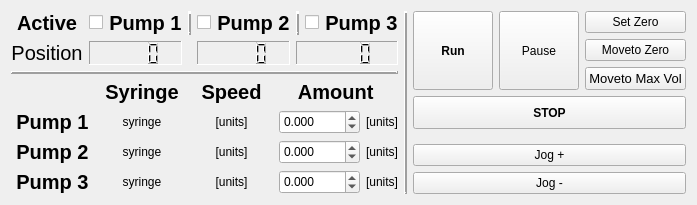
      <widget class="QWidget" name="control">
       <attribute name="title">
        <string>Syringe Control</string>
       </attribute>
       <layout class="QHBoxLayout" name="horizontalLayout_10">
        <item>
         <layout class="QHBoxLayout" name="horizontalLayout_3">
          <item>
           <layout class="QVBoxLayout" name="verticalLayout_9">
            <item>
             <layout class="QGridLayout" name="gridLayout_6">
              <item row="0" column="2">
               <widget class="Line" name="line_4">
                <property name="frameShadow">
                 <enum>QFrame::Raised</enum>
                </property>
                <property name="lineWidth">
                 <number>3</number>
                </property>
                <property name="orientation">
                 <enum>Qt::Vertical</enum>
                </property>
               </widget>
              </item>
              <item row="0" column="3">
               <layout class="QHBoxLayout" name="horizontalLayout_12">
                <item>
                 <widget class="QCheckBox" name="p2_activate_CHECKBOX">
                  <property name="sizePolicy">
                   <sizepolicy hsizetype="Maximum" vsizetype="Fixed">
                    <horstretch>0</horstretch>
                    <verstretch>0</verstretch>
                   </sizepolicy>
                  </property>
                  <property name="text">
                   <string/>
                  </property>
                 </widget>
                </item>
                <item>
                 <widget class="QLabel" name="label_6">
                  <property name="font">
                   <font>
                    <pointsize>15</pointsize>
                    <weight>75</weight>
                    <bold>true</bold>
                   </font>
                  </property>
                  <property name="text">
                   <string>Pump 2</string>
                  </property>
                  <property name="alignment">
                   <set>Qt::AlignCenter</set>
                  </property>
                 </widget>
                </item>
               </layout>
              </item>
              <item row="0" column="1">
               <layout class="QHBoxLayout" name="horizontalLayout_14">
                <item>
                 <widget class="QCheckBox" name="p1_activate_CHECKBOX">
                  <property name="sizePolicy">
                   <sizepolicy hsizetype="Maximum" vsizetype="Fixed">
                    <horstretch>0</horstretch>
                    <verstretch>0</verstretch>
                   </sizepolicy>
                  </property>
                  <property name="text">
                   <string/>
                  </property>
                 </widget>
                </item>
                <item>
                 <widget class="QLabel" name="label_8">
                  <property name="font">
                   <font>
                    <pointsize>15</pointsize>
                    <weight>75</weight>
                    <bold>true</bold>
                   </font>
                  </property>
                  <property name="text">
                   <string>Pump 1</string>
                  </property>
                  <property name="alignment">
                   <set>Qt::AlignCenter</set>
                  </property>
                 </widget>
                </item>
               </layout>
              </item>
              <item row="0" column="0">
               <widget class="QLabel" name="label">
                <property name="font">
                 <font>
                  <pointsize>15</pointsize>
                  <weight>75</weight>
                  <bold>true</bold>
                 </font>
                </property>
                <property name="text">
                 <string>Active</string>
                </property>
                <property name="alignment">
                 <set>Qt::AlignCenter</set>
                </property>
               </widget>
              </item>
              <item row="1" column="3">
               <widget class="QLCDNumber" name="p2_absolute_DISP">
                <property name="sizePolicy">
                 <sizepolicy hsizetype="Preferred" vsizetype="Preferred">
                  <horstretch>0</horstretch>
                  <verstretch>0</verstretch>
                 </sizepolicy>
                </property>
                <property name="frameShape">
                 <enum>QFrame::Panel</enum>
                </property>
                <property name="frameShadow">
                 <enum>QFrame::Sunken</enum>
                </property>
                <property name="digitCount">
                 <number>4</number>
                </property>
               </widget>
              </item>
              <item row="1" column="0">
               <widget class="QLabel" name="label_58">
                <property name="font">
                 <font>
                  <pointsize>15</pointsize>
                 </font>
                </property>
                <property name="text">
                 <string>Position</string>
                </property>
                <property name="alignment">
                 <set>Qt::AlignCenter</set>
                </property>
               </widget>
              </item>
              <item row="1" column="4">
               <widget class="QLCDNumber" name="p3_absolute_DISP">
                <property name="sizePolicy">
                 <sizepolicy hsizetype="Preferred" vsizetype="Preferred">
                  <horstretch>0</horstretch>
                  <verstretch>0</verstretch>
                 </sizepolicy>
                </property>
                <property name="frameShape">
                 <enum>QFrame::Panel</enum>
                </property>
                <property name="frameShadow">
                 <enum>QFrame::Sunken</enum>
                </property>
                <property name="digitCount">
                 <number>4</number>
                </property>
               </widget>
              </item>
              <item row="0" column="4">
               <layout class="QHBoxLayout" name="horizontalLayout_13">
                <item>
                 <widget class="Line" name="line_5">
                  <property name="frameShadow">
                   <enum>QFrame::Raised</enum>
                  </property>
                  <property name="lineWidth">
                   <number>3</number>
                  </property>
                  <property name="orientation">
                   <enum>Qt::Vertical</enum>
                  </property>
                 </widget>
                </item>
                <item>
                 <widget class="QCheckBox" name="p3_activate_CHECKBOX">
                  <property name="sizePolicy">
                   <sizepolicy hsizetype="Maximum" vsizetype="Fixed">
                    <horstretch>0</horstretch>
                    <verstretch>0</verstretch>
                   </sizepolicy>
                  </property>
                  <property name="text">
                   <string/>
                  </property>
                 </widget>
                </item>
                <item>
                 <widget class="QLabel" name="label_25">
                  <property name="font">
                   <font>
                    <pointsize>15</pointsize>
                    <weight>75</weight>
                    <bold>true</bold>
                   </font>
                  </property>
                  <property name="text">
                   <string>Pump 3</string>
                  </property>
                  <property name="alignment">
                   <set>Qt::AlignCenter</set>
                  </property>
                 </widget>
                </item>
               </layout>
              </item>
              <item row="1" column="1">
               <widget class="QLCDNumber" name="p1_absolute_DISP">
                <property name="sizePolicy">
                 <sizepolicy hsizetype="Preferred" vsizetype="Preferred">
                  <horstretch>0</horstretch>
                  <verstretch>0</verstretch>
                 </sizepolicy>
                </property>
                <property name="frameShape">
                 <enum>QFrame::Panel</enum>
                </property>
                <property name="frameShadow">
                 <enum>QFrame::Sunken</enum>
                </property>
                <property name="digitCount">
                 <number>4</number>
                </property>
               </widget>
              </item>
             </layout>
            </item>
            <item>
             <widget class="Line" name="line_3">
              <property name="frameShadow">
               <enum>QFrame::Raised</enum>
              </property>
              <property name="lineWidth">
               <number>2</number>
              </property>
              <property name="orientation">
               <enum>Qt::Horizontal</enum>
              </property>
             </widget>
            </item>
            <item>
             <layout class="QGridLayout" name="gridLayout_3">
              <item row="3" column="3">
               <layout class="QHBoxLayout" name="horizontalLayout_8">
                <item>
                 <layout class="QHBoxLayout" name="horizontalLayout_9">
                  <item>
                   <widget class="QDoubleSpinBox" name="p2_amount_INPUT">
                    <property name="sizePolicy">
                     <sizepolicy hsizetype="Preferred" vsizetype="Preferred">
                      <horstretch>0</horstretch>
                      <verstretch>0</verstretch>
                     </sizepolicy>
                    </property>
                    <property name="decimals">
                     <number>3</number>
                    </property>
                    <property name="minimum">
                     <double>-1000.000000000000000</double>
                    </property>
                    <property name="maximum">
                     <double>1000.000000000000000</double>
                    </property>
                   </widget>
                  </item>
                 </layout>
                </item>
                <item>
                 <widget class="QLabel" name="p2_units_LABEL_2">
                  <property name="text">
                   <string>[units]</string>
                  </property>
                  <property name="alignment">
                   <set>Qt::AlignCenter</set>
                  </property>
                 </widget>
                </item>
               </layout>
              </item>
              <item row="4" column="3">
               <layout class="QHBoxLayout" name="horizontalLayout_15">
                <item>
                 <layout class="QHBoxLayout" name="horizontalLayout_16">
                  <item>
                   <widget class="QDoubleSpinBox" name="p3_amount_INPUT">
                    <property name="sizePolicy">
                     <sizepolicy hsizetype="Preferred" vsizetype="Preferred">
                      <horstretch>0</horstretch>
                      <verstretch>0</verstretch>
                     </sizepolicy>
                    </property>
                    <property name="decimals">
                     <number>3</number>
                    </property>
                    <property name="minimum">
                     <double>-1000.000000000000000</double>
                    </property>
                    <property name="maximum">
                     <double>1000.000000000000000</double>
                    </property>
                   </widget>
                  </item>
                 </layout>
                </item>
                <item>
                 <widget class="QLabel" name="p3_units_LABEL_2">
                  <property name="text">
                   <string>[units]</string>
                  </property>
                  <property name="alignment">
                   <set>Qt::AlignCenter</set>
                  </property>
                 </widget>
                </item>
               </layout>
              </item>
              <item row="2" column="3">
               <layout class="QHBoxLayout" name="horizontalLayout">
                <item>
                 <layout class="QHBoxLayout" name="horizontalLayout_6">
                  <item>
                   <widget class="QDoubleSpinBox" name="p1_amount_INPUT">
                    <property name="sizePolicy">
                     <sizepolicy hsizetype="Preferred" vsizetype="Preferred">
                      <horstretch>0</horstretch>
                      <verstretch>0</verstretch>
                     </sizepolicy>
                    </property>
                    <property name="decimals">
                     <number>3</number>
                    </property>
                    <property name="minimum">
                     <double>-1000.000000000000000</double>
                    </property>
                    <property name="maximum">
                     <double>1000.000000000000000</double>
                    </property>
                   </widget>
                  </item>
                 </layout>
                </item>
                <item>
                 <widget class="QLabel" name="p1_units_LABEL_2">
                  <property name="text">
                   <string>[units]</string>
                  </property>
                  <property name="alignment">
                   <set>Qt::AlignCenter</set>
                  </property>
                 </widget>
                </item>
               </layout>
              </item>
              <item row="1" column="0">
               <widget class="QLabel" name="label_23">
                <property name="font">
                 <font>
                  <pointsize>15</pointsize>
                  <weight>75</weight>
                  <italic>false</italic>
                  <bold>true</bold>
                  <underline>false</underline>
                 </font>
                </property>
                <property name="text">
                 <string/>
                </property>
                <property name="alignment">
                 <set>Qt::AlignCenter</set>
                </property>
               </widget>
              </item>
              <item row="3" column="0">
               <widget class="QLabel" name="label_14">
                <property name="font">
                 <font>
                  <pointsize>15</pointsize>
                  <weight>75</weight>
                  <bold>true</bold>
                 </font>
                </property>
                <property name="text">
                 <string>Pump 2</string>
                </property>
                <property name="alignment">
                 <set>Qt::AlignCenter</set>
                </property>
               </widget>
              </item>
              <item row="4" column="0">
               <widget class="QLabel" name="label_15">
                <property name="font">
                 <font>
                  <pointsize>15</pointsize>
                  <weight>75</weight>
                  <bold>true</bold>
                 </font>
                </property>
                <property name="text">
                 <string>Pump 3</string>
                </property>
                <property name="alignment">
                 <set>Qt::AlignCenter</set>
                </property>
               </widget>
              </item>
              <item row="1" column="2">
               <widget class="QLabel" name="label_24">
                <property name="font">
                 <font>
                  <pointsize>15</pointsize>
                  <weight>75</weight>
                  <italic>false</italic>
                  <bold>true</bold>
                  <underline>false</underline>
                 </font>
                </property>
                <property name="text">
                 <string>Speed</string>
                </property>
                <property name="alignment">
                 <set>Qt::AlignCenter</set>
                </property>
               </widget>
              </item>
              <item row="2" column="2">
               <widget class="QLabel" name="p1_units_LABEL">
                <property name="text">
                 <string>[units]</string>
                </property>
                <property name="alignment">
                 <set>Qt::AlignCenter</set>
                </property>
               </widget>
              </item>
              <item row="4" column="1">
               <widget class="QLabel" name="p3_syringe_LABEL">
                <property name="text">
                 <string>syringe</string>
                </property>
                <property name="alignment">
                 <set>Qt::AlignCenter</set>
                </property>
               </widget>
              </item>
              <item row="3" column="2">
               <widget class="QLabel" name="p2_units_LABEL">
                <property name="text">
                 <string>[units]</string>
                </property>
                <property name="alignment">
                 <set>Qt::AlignCenter</set>
                </property>
               </widget>
              </item>
              <item row="2" column="0">
               <widget class="QLabel" name="label_13">
                <property name="font">
                 <font>
                  <pointsize>15</pointsize>
                  <weight>75</weight>
                  <bold>true</bold>
                 </font>
                </property>
                <property name="text">
                 <string>Pump 1</string>
                </property>
                <property name="alignment">
                 <set>Qt::AlignCenter</set>
                </property>
               </widget>
              </item>
              <item row="1" column="1">
               <widget class="QLabel" name="label_27">
                <property name="font">
                 <font>
                  <pointsize>15</pointsize>
                  <weight>75</weight>
                  <italic>false</italic>
                  <bold>true</bold>
                  <underline>false</underline>
                 </font>
                </property>
                <property name="text">
                 <string>Syringe</string>
                </property>
                <property name="alignment">
                 <set>Qt::AlignCenter</set>
                </property>
               </widget>
              </item>
              <item row="4" column="2">
               <widget class="QLabel" name="p3_units_LABEL">
                <property name="text">
                 <string>[units]</string>
                </property>
                <property name="alignment">
                 <set>Qt::AlignCenter</set>
                </property>
               </widget>
              </item>
              <item row="3" column="1">
               <widget class="QLabel" name="p2_syringe_LABEL">
                <property name="text">
                 <string>syringe</string>
                </property>
                <property name="alignment">
                 <set>Qt::AlignCenter</set>
                </property>
               </widget>
              </item>
              <item row="2" column="1">
               <widget class="QLabel" name="p1_syringe_LABEL">
                <property name="text">
                 <string>syringe</string>
                </property>
                <property name="alignment">
                 <set>Qt::AlignCenter</set>
                </property>
               </widget>
              </item>
              <item row="1" column="3">
               <widget class="QLabel" name="label_10">
                <property name="font">
                 <font>
                  <pointsize>15</pointsize>
                  <weight>75</weight>
                  <italic>false</italic>
                  <bold>true</bold>
                  <underline>false</underline>
                 </font>
                </property>
                <property name="text">
                 <string>Amount </string>
                </property>
                <property name="alignment">
                 <set>Qt::AlignCenter</set>
                </property>
               </widget>
              </item>
             </layout>
            </item>
           </layout>
          </item>
          <item>
           <widget class="Line" name="line">
            <property name="sizePolicy">
             <sizepolicy hsizetype="Fixed" vsizetype="Preferred">
              <horstretch>0</horstretch>
              <verstretch>0</verstretch>
             </sizepolicy>
            </property>
            <property name="frameShadow">
             <enum>QFrame::Raised</enum>
            </property>
            <property name="lineWidth">
             <number>2</number>
            </property>
            <property name="orientation">
             <enum>Qt::Vertical</enum>
            </property>
           </widget>
          </item>
          <item>
           <layout class="QVBoxLayout" name="verticalLayout_2">
            <item>
             <layout class="QHBoxLayout" name="horizontalLayout_11">
              <item>
               <widget class="QPushButton" name="run_BTN">
                <property name="sizePolicy">
                 <sizepolicy hsizetype="Preferred" vsizetype="Preferred">
                  <horstretch>0</horstretch>
                  <verstretch>0</verstretch>
                 </sizepolicy>
                </property>
                <property name="font">
                 <font>
                  <weight>75</weight>
                  <bold>true</bold>
                 </font>
                </property>
                <property name="text">
                 <string>Run</string>
                </property>
               </widget>
              </item>
              <item>
               <widget class="QPushButton" name="pause_BTN">
                <property name="sizePolicy">
                 <sizepolicy hsizetype="Preferred" vsizetype="Preferred">
                  <horstretch>0</horstretch>
                  <verstretch>0</verstretch>
                 </sizepolicy>
                </property>
                <property name="text">
                 <string>Pause</string>
                </property>
               </widget>
              </item>
              <item>
               <layout class="QVBoxLayout" name="verticalLayout_27">
                <item>
                 <widget class="QPushButton" name="setzero_BTN">
                  <property name="sizePolicy">
                   <sizepolicy hsizetype="Preferred" vsizetype="Preferred">
                    <horstretch>0</horstretch>
                    <verstretch>0</verstretch>
                   </sizepolicy>
                  </property>
                  <property name="text">
                   <string>Set Zero</string>
                  </property>
                 </widget>
                </item>
                <item>
                 <widget class="QPushButton" name="mv2zero_BTN">
                  <property name="sizePolicy">
                   <sizepolicy hsizetype="Preferred" vsizetype="Preferred">
                    <horstretch>0</horstretch>
                    <verstretch>0</verstretch>
                   </sizepolicy>
                  </property>
                  <property name="text">
                   <string>Moveto Zero</string>
                  </property>
                 </widget>
                </item>
                <item>
                 <widget class="QPushButton" name="mv2maxvol_BTN">
                  <property name="sizePolicy">
                   <sizepolicy hsizetype="Preferred" vsizetype="Preferred">
                    <horstretch>0</horstretch>
                    <verstretch>0</verstretch>
                   </sizepolicy>
                  </property>
                  <property name="font">
                   <font>
                    <pointsize>10</pointsize>
                   </font>
                  </property>
                  <property name="autoFillBackground">
                   <bool>false</bool>
                  </property>
                  <property name="text">
                   <string>Moveto Max Vol</string>
                  </property>
                  <property name="iconSize">
                   <size>
                    <width>12</width>
                    <height>16</height>
                   </size>
                  </property>
                 </widget>
                </item>
               </layout>
              </item>
             </layout>
            </item>
            <item>
             <widget class="QPushButton" name="stop_BTN">
              <property name="sizePolicy">
               <sizepolicy hsizetype="Preferred" vsizetype="Preferred">
                <horstretch>0</horstretch>
                <verstretch>0</verstretch>
               </sizepolicy>
              </property>
              <property name="font">
               <font>
                <weight>75</weight>
                <bold>true</bold>
               </font>
              </property>
              <property name="text">
               <string>STOP</string>
              </property>
             </widget>
            </item>
            <item>
             <widget class="Line" name="line_2">
              <property name="sizePolicy">
               <sizepolicy hsizetype="Fixed" vsizetype="Fixed">
                <horstretch>0</horstretch>
                <verstretch>0</verstretch>
               </sizepolicy>
              </property>
              <property name="frameShadow">
               <enum>QFrame::Raised</enum>
              </property>
              <property name="lineWidth">
               <number>2</number>
              </property>
              <property name="orientation">
               <enum>Qt::Horizontal</enum>
              </property>
             </widget>
            </item>
            <item>
             <layout class="QHBoxLayout" name="horizontalLayout_4">
              <item>
               <layout class="QVBoxLayout" name="verticalLayout_12">
                <item>
                 <widget class="QPushButton" name="jog_plus_BTN">
                  <property name="sizePolicy">
                   <sizepolicy hsizetype="Preferred" vsizetype="Preferred">
                    <horstretch>0</horstretch>
                    <verstretch>0</verstretch>
                   </sizepolicy>
                  </property>
                  <property name="text">
                   <string>Jog +</string>
                  </property>
                 </widget>
                </item>
                <item>
                 <widget class="QPushButton" name="jog_minus_BTN">
                  <property name="sizePolicy">
                   <sizepolicy hsizetype="Preferred" vsizetype="Preferred">
                    <horstretch>0</horstretch>
                    <verstretch>0</verstretch>
                   </sizepolicy>
                  </property>
                  <property name="text">
                   <string>Jog -</string>
                  </property>
                 </widget>
                </item>
               </layout>
              </item>
             </layout>
            </item>
           </layout>
          </item>
         </layout>
        </item>
       </layout>
      </widget>
